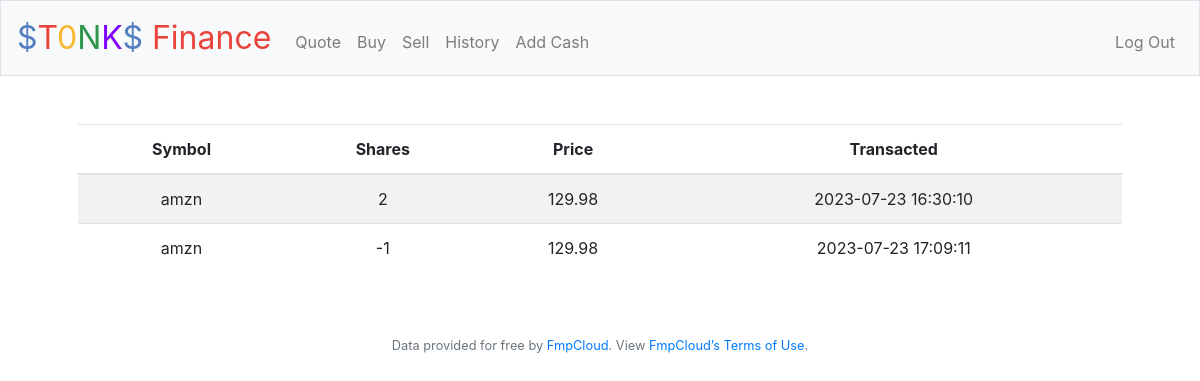
/history (signed in), run on an earlier commit of the app's database.
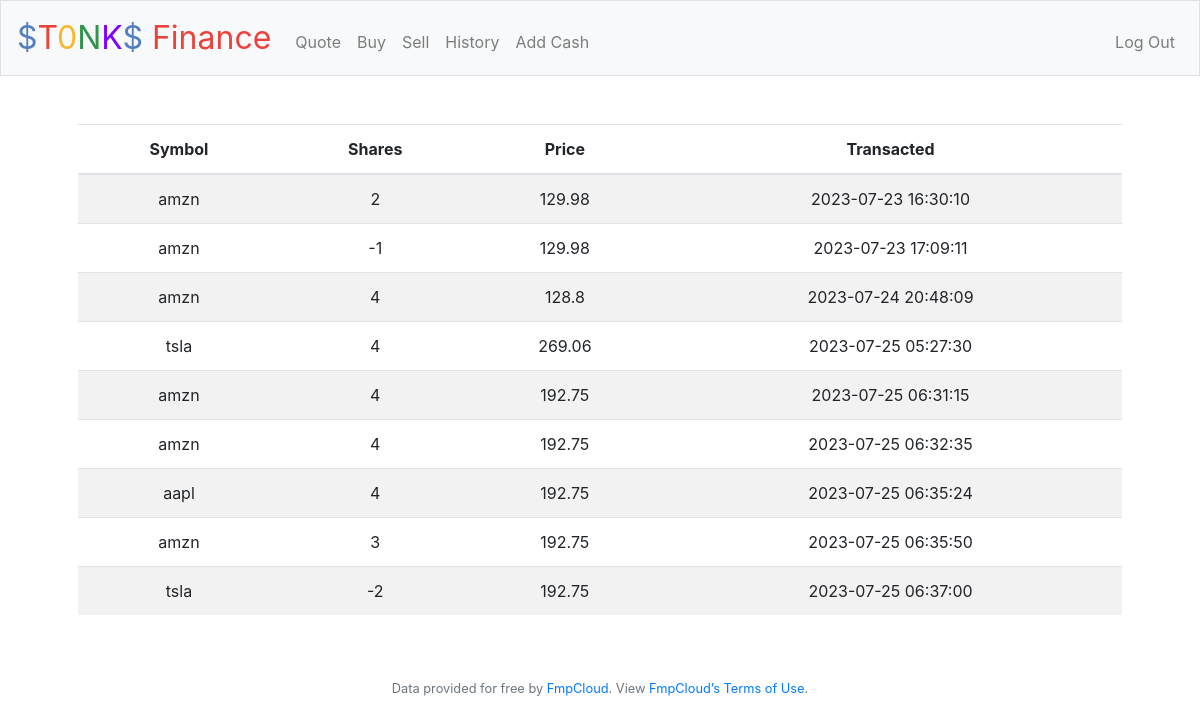
And on a later commit of the database.
### tables this page shows
CREATE TABLE transactions
            (id INTEGER UNIQUE NOT NULL, user_id INTEGER NOT NULL,
            Symbol VARCHAR(30), Shares INTEGER, Price FLOAT, Time TIMESTAMP DEFAULT CURRENT_TIMESTAMP,
            PRIMARY KEY (id), FOREIGN KEY (user_id) REFERENCES users(id));

### application.py (the view)
@app.route("/history")
@login_required
def history():
    rows = db.execute(
        "SELECT Symbol, Shares, Price, Time FROM transactions WHERE transactions.user_id=? ORDER BY transactions.Time", session["user_id"])
    return render_template("history.html", data=rows)

### application.py (called while the page is built)
@app.after_request
def after_request(response):
    response.headers["Cache-Control"] = "no-cache, no-store, must-revalidate"
    response.headers["Expires"] = 0
    response.headers["Pragma"] = "no-cache"
    return response

### helpers.py (called while the page is built)
def login_required(f):
    @wraps(f)
    def decorated_function(*args, **kwargs):
        if session.get("user_id") is None:
            return redirect("/login")
        return f(*args, **kwargs)
    return decorated_function

### templates/history.html (shortened to what this page needs)
{% extends "layout.html" %}
{% block main %}
    <table class="table table-striped">
        <thead>
            <th>Symbol</th>
            <th>Shares</th>
            <th>Price</th>
            <th>Transacted</th>
        </thead>
        <tbody>
            {% for row in data %}
                <tr>
                    <td>{{row["Symbol"]}}</td>
                    <td>{{row["Shares"]}}</td>
                    <td>{{row["Price"]}}</td>
                    <td>{{row["Time"]}}</td>
                </tr>
            {% endfor %}
        </tbody>
    </table>
{% endblock %}

### templates/layout.html (shortened to what this page needs)
<!DOCTYPE html>
<html lang="en">
    <head>
        <link rel="stylesheet" href="https://cdn.jsdelivr.net/npm/bootstrap@4.5.3/dist/css/bootstrap.min.css">
        <link href="/static/styles.css" rel="stylesheet">
    </head>
    <body>
        <nav class="navbar navbar-expand-md navbar-light bg-light border">
            <a class="navbar-brand" href="/"><span class="blue">$</span><span class="red">T</span><span class="yellow">0</span><span class="green">N</span><span class="violet">K</span><span class="blue">$</span> <span class="red">Finance</span></a>
            <div class="collapse navbar-collapse" id="navbar">
                {% if session.user_id %}
                    <ul class="navbar-nav mr-auto mt-2">
                        <li class="nav-item"><a class="nav-link" href="/quote">Quote</a></li>
                        <li class="nav-item"><a class="nav-link" href="/buy">Buy</a></li>
                        <li class="nav-item"><a class="nav-link" href="/sell">Sell</a></li>
                        <li class="nav-item"><a class="nav-link" href="/history">History</a></li>
                        <li class="nav-item"><a class="nav-link" href="/cash">Add Cash</a></li>
                    </ul>
                    <ul class="navbar-nav ml-auto mt-2">
                        <li class="nav-item"><a class="nav-link" href="/logout">Log Out</a></li>
                    </ul>
                {% else %}
                    <ul class="navbar-nav ml-auto mt-2">
                        <li class="nav-item"><a class="nav-link" href="/register">Register</a></li>
                        <li class="nav-item"><a class="nav-link" href="/login">Log In</a></li>
                    </ul>
                {% endif %}
            </div>
        </nav>
        <main class="container p-5">
            {% block main %}{% endblock %}
        </main>
        <footer class="small text-center text-muted">
            Data provided for free by <a href="https://fmpcloud.io/">FmpCloud</a>. View <a href="https://site.financialmodelingprep.com/developer/docs/terms-of-service/">FmpCloud’s Terms of Use</a>.
        </footer>
    </body>
</html>

### static/styles.css (style rules this page uses)
nav .navbar-brand { font-size: xx-large; }
nav .navbar-brand .blue { color: #537fbe; }
nav .navbar-brand .red { color: #ea433b; }
nav .navbar-brand .yellow { color: #f5b82e; }
nav .navbar-brand .green { color: #2e944b; }
nav .navbar-brand .violet { color: #7F00FF; }
main { overflow-x: auto; text-align: center; }

What changed in the data, as far as the page shows it:
added transactions: Symbol "amzn", Shares "4", Price "128.8", Time "2023-07-24 20:48:09"
added transactions: Symbol "tsla", Shares "4", Price "269.06", Time "2023-07-25 05:27:30"
added transactions: Symbol "amzn", Shares "4", Price "192.75", Time "2023-07-25 06:31:15"
added transactions: Symbol "amzn", Shares "4", Price "192.75", Time "2023-07-25 06:32:35"
added transactions: Symbol "aapl", Shares "4", Price "192.75", Time "2023-07-25 06:35:24"
added transactions: Symbol "amzn", Shares "3", Price "192.75", Time "2023-07-25 06:35:50"
added transactions: Symbol "tsla", Shares "-2", Price "192.75", Time "2023-07-25 06:37:00"
